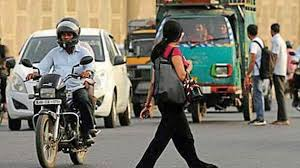
#> input picture ob3/testing/config_files/images.jpg, 300 x 168 px, found by its file name
$ python main_image.py
#> lines starting #> are read from the running program, lines starting #| are printed output that depends on the picture
#Import relevant modules
import cv2

#Read in the image file
image = cv2.imread("config_files/images.jpg")
#> image is the input picture: shape (168, 300, 3); mean B, G, R 107.5, 120.4, 124.2
image = cv2.resize(image, (0, 0), fx=2.0, fy=2.0)
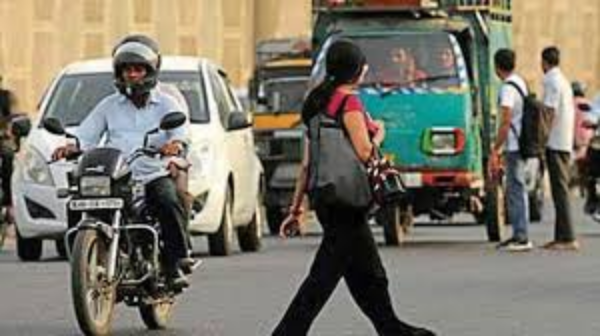
#> image: shape (336, 600, 3); mean B, G, R 107.4, 120.3, 124.1


#Import the class names
classNames = []
classFile = 'config_files/coco.names'

#### Extracts the classes into a list
#rt = open file for read
# rstrip('\n') removing white space
# split seperates each word at each line into a string
#> (the run stopped early here; a loop or call above may not have finished)

$ run again, with ob3/testing/config_files/image1.jpg copied over ob3/testing/config_files/images.jpg
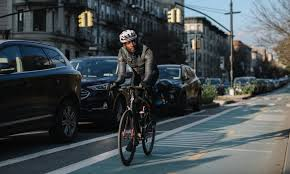
#> input picture ob3/testing/config_files/image1.jpg, 290 x 174 px, found by its file name
#> image is the input picture: shape (174, 290, 3); mean B, G, R 77.3, 74.1, 66.5
#> `image = cv2.resize(image, (0, 0), fx=2.0, fy=2.0)`:
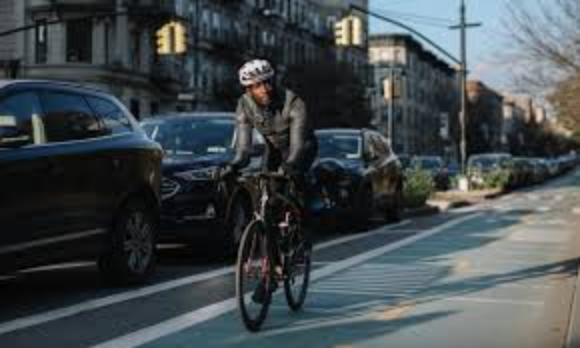
#> image: shape (348, 580, 3); mean B, G, R 77.2, 74, 66.5

$ run again, with ob3/testing/config_files/personphone.jpg copied over ob3/testing/config_files/images.jpg
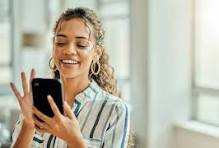
#> input picture ob3/testing/config_files/personphone.jpg, 219 x 148 px, found by its file name
#> image is the input picture: shape (148, 219, 3); mean B, G, R 168.8, 184.4, 187.4
#> `image = cv2.resize(image, (0, 0), fx=2.0, fy=2.0)`:
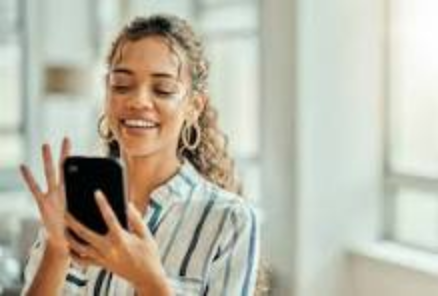
#> image: shape (296, 438, 3); mean B, G, R 168.7, 184.3, 187.3
